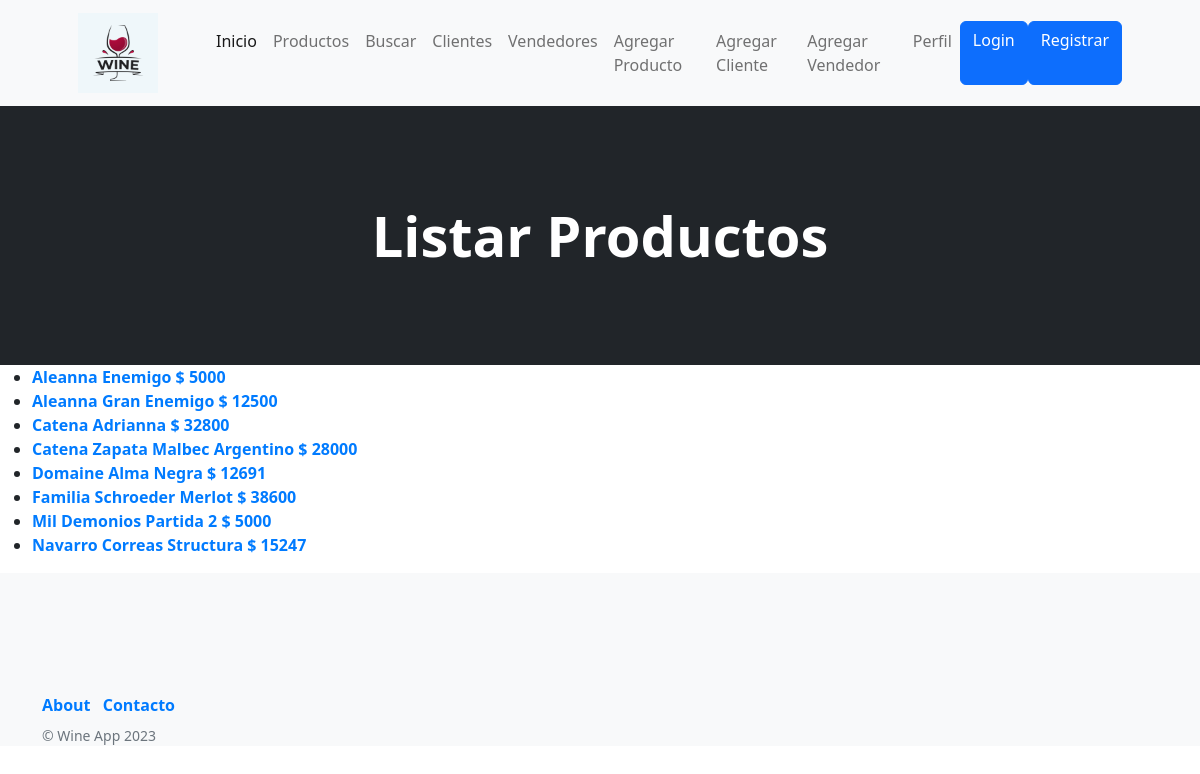
The app's page /wine_app/listar_productos, older data.
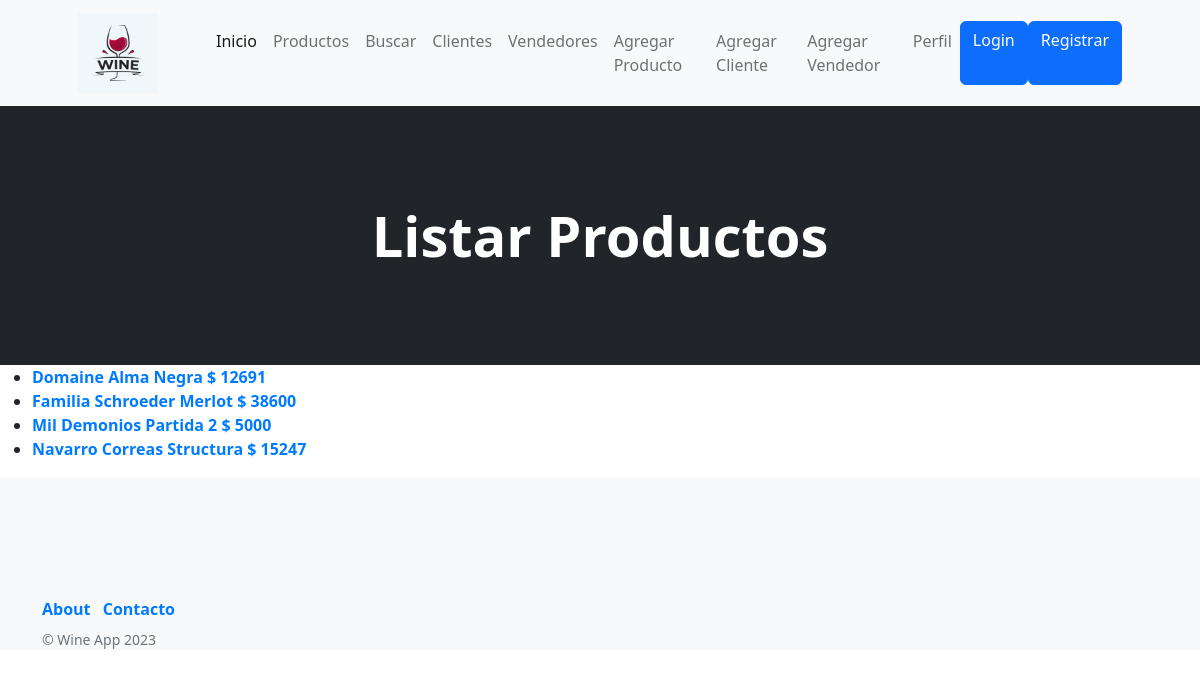
The same page, newer data.
### wine_app/models.py (models this page shows, shortened)
class Productos(models.Model):
    bodega = models.CharField(max_length=40)
    etiqueta = models.CharField(max_length=40)
    precio = models.IntegerField()
    detalle = models.TextField()
    imagen = models.ImageField(upload_to='avatares')
    class Meta():
        verbose_name = 'Producto'
        verbose_name_plural = 'Productos'
        ordering = ('bodega',)
        unique_together = ('bodega', 'etiqueta')

### wine_app/views.py (the view)
# urls.py: path('listar_productos', listar_productos, name='listar_productos'),
def listar_productos(req):
    lista = Productos.objects.all()
    return render(req, "listar_productos.html", {"listar_productos": lista})

### wine_app/templates/listar_productos.html (shortened to what this page needs)
{% extends 'padre.html' %}
{% block cambioCenter %}
<header class="bg-dark py-5">
    <div class="container px-4 px-lg-5 my-5">
        <div class="text-center text-white">
            <h1 class="display-4 fw-bolder">Listar Productos</h1>
        </div>
    </div>
</header>
{% endblock cambioCenter %}
{% block contenidoQueCambia %}
<body>
    <ul>
        {% for producto in listar_productos %}
            <li>
                <a href="{% url 'detalles_producto' producto.id %}">
                    {{ producto.bodega }} {{ producto.etiqueta }}   $         {{ producto.precio }}
                </a>
            </li>
        {% endfor %}
    </ul>
</body>
{% endblock contenidoQueCambia %}

### wine_app/templates/padre.html (shortened to what this page needs)
<!DOCTYPE html>
<html lang="en">
    </html>
        <head>
        {% load static %}
        <link href="https://cdn.jsdelivr.net/npm/bootstrap-icons@1.5.0/font/bootstrap-icons.css" rel="stylesheet" />
        <link href="{% static 'css/styles.css' %}" rel="stylesheet" />
    </head>
    <body>
        {% include 'navbar.html'%}
        {% block cambioCenter %}
        {% endblock cambioCenter %}
        {% block contenidoQueCambia %}
        {% endblock contenidoQueCambia %}
        <footer class="footer bg-light" style="position: relative;">
            <div class="container">
                <div class="row">
                    <div class="col-lg-6 h-100 my-auto">
                        <ul class="list-inline mb-2" style="margin-left: 0;">
                            <br>
                            <br>
                            <br>
                            <br>
                            <br>
                            <li class="list-inline-item"><a href="{% url 'about' %}">About</a></li>
                            <li class="list-inline-item"><a href="{% url 'contacto' %}">Contacto</a></li>
                        </ul>
                        <p class="text-muted small mb-4 mb-lg-0">&copy; Wine App 2023</p>
                    </div>
                </div>
            </div>
        </footer>
    </body>
</html>

### wine_app/templates/navbar.html (shortened to what this page needs)
<nav class="navbar navbar-expand-lg navbar-light bg-light">
    <div class="container px-4 px-lg-5">
        <a class="navbar-brand" href="/wine_app/inicio">
            <img src="/static/images/logo.png" alt="Logo WineApp" style="width: 80px; height: 80px; margin-right: 10px;">
          </a>
        <div class="collapse navbar-collapse" id="navbarSupportedContent">
            <ul class="navbar-nav me-auto mb-2 mb-lg-0 ms-lg-4">
                <li class="nav-item"><a class="nav-link active" aria-current="page" href="/wine_app/inicio">Inicio</a></li>
                <li class="nav-item"><a class="nav-link" href="{% url 'listar_productos' %}">Productos</a></li>
                <li class="nav-item"><a class="nav-link" href="{% url 'busquedaProducto' %}">Buscar</a></li>
                <li class="nav-item"><a class="nav-link" href="{% url 'listar_clientes' %}">Clientes</a></li>
                <li class="nav-item"><a class="nav-link" href="{% url 'listar_vendedores' %}">Vendedores</a></li>
                <li class="nav-item"><a class="nav-link" href="{% url 'agregar_producto' %}">   Agregar Producto</a></li>
                <li class="nav-item"><a class="nav-link" href="{% url 'agregar_cliente' %}">Agregar Cliente</a></li>
                  <li class="nav-item"><a class="nav-link" href="{% url 'agregar_vendedor' %}">Agregar Vendedor</a></li>
                  <li class="nav-item"><a class="nav-link" href="{% url 'EditarPerfil' %}"> Perfil </a></li>
                {% if user.is_authenticated %}
                    {% if url_avatar %}
                        <img src="{{url_avatar}}" height="65px" alt="avatar">
                    {% endif %}
                    <p>Bienvenido {{user.username}} </p>
                    <a class="btn btn-primary" href="{% url 'Logout' %}">Logout</a>
                {% else %}
                    <a class="btn btn-primary" href="{% url 'Login' %}">Login</a>
                    <a class="btn btn-primary" href="{% url 'Registrar' %}">Registrar</a>
                {% endif %}
                    </ul>
        </div>
    </div>
</nav>

### wine_app/templates/padre.html (style rules this page uses)
a { text-decoration: none; color: #007BFF; font-weight: bold; transition: color 0.5s; }

Row changes from the older to the newer data that the page shows:
removed Productos: bodega "Aleanna", etiqueta "Enemigo", precio "5000"
removed Productos: bodega "Aleanna", etiqueta "Gran Enemigo", precio "12500"
removed Productos: bodega "Catena", etiqueta "Adrianna", precio "32800"
removed Productos: bodega "Catena Zapata", etiqueta "Malbec Argentino", precio "28000"
